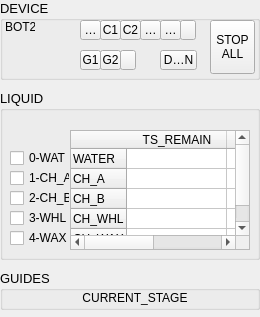
<?xml version="1.0" encoding="UTF-8"?>
<ui version="4.0">
 <class>MainWindow</class>
 <widget class="QMainWindow" name="MainWindow">
  <property name="geometry">
   <rect>
    <x>0</x>
    <y>0</y>
    <width>260</width>
    <height>317</height>
   </rect>
  </property>
  <property name="font">
   <font>
    <pointsize>9</pointsize>
   </font>
  </property>
  <property name="windowTitle">
   <string>BOT2</string>
  </property>
  <widget class="QWidget" name="centralwidget">
   <widget class="QGroupBox" name="group_robot">
    <property name="geometry">
     <rect>
      <x>0</x>
      <y>0</y>
      <width>260</width>
      <height>80</height>
     </rect>
    </property>
    <property name="font">
     <font>
      <pointsize>10</pointsize>
      <weight>50</weight>
      <bold>false</bold>
     </font>
    </property>
    <property name="title">
     <string>DEVICE</string>
    </property>
    <widget class="QToolButton" name="btn_stop_all">
     <property name="geometry">
      <rect>
       <x>210</x>
       <y>20</y>
       <width>45</width>
       <height>54</height>
      </rect>
     </property>
     <property name="font">
      <font>
       <pointsize>9</pointsize>
      </font>
     </property>
     <property name="text">
      <string>STOP
ALL</string>
     </property>
    </widget>
    <widget class="QLabel" name="led_lb_bot">
     <property name="geometry">
      <rect>
       <x>5</x>
       <y>20</y>
       <width>30</width>
       <height>14</height>
      </rect>
     </property>
     <property name="font">
      <font>
       <pointsize>9</pointsize>
       <weight>50</weight>
       <bold>false</bold>
      </font>
     </property>
     <property name="text">
      <string>BOT2</string>
     </property>
     <property name="alignment">
      <set>Qt::AlignLeading|Qt::AlignLeft|Qt::AlignVCenter</set>
     </property>
    </widget>
    <widget class="QToolButton" name="led_ch_a">
     <property name="geometry">
      <rect>
       <x>100</x>
       <y>20</y>
       <width>21</width>
       <height>20</height>
      </rect>
     </property>
     <property name="minimumSize">
      <size>
       <width>0</width>
       <height>14</height>
      </size>
     </property>
     <property name="maximumSize">
      <size>
       <width>1000</width>
       <height>25</height>
      </size>
     </property>
     <property name="font">
      <font>
       <pointsize>9</pointsize>
      </font>
     </property>
     <property name="toolTip">
      <string/>
     </property>
     <property name="toolTipDuration">
      <number>-1</number>
     </property>
     <property name="text">
      <string>C1</string>
     </property>
    </widget>
    <widget class="QToolButton" name="led_drain">
     <property name="geometry">
      <rect>
       <x>160</x>
       <y>50</y>
       <width>37</width>
       <height>20</height>
      </rect>
     </property>
     <property name="minimumSize">
      <size>
       <width>0</width>
       <height>20</height>
      </size>
     </property>
     <property name="maximumSize">
      <size>
       <width>40</width>
       <height>14</height>
      </size>
     </property>
     <property name="font">
      <font>
       <pointsize>9</pointsize>
      </font>
     </property>
     <property name="toolTip">
      <string/>
     </property>
     <property name="toolTipDuration">
      <number>-1</number>
     </property>
     <property name="text">
      <string>DRAIN</string>
     </property>
    </widget>
    <widget class="QToolButton" name="led_water_high">
     <property name="geometry">
      <rect>
       <x>80</x>
       <y>20</y>
       <width>21</width>
       <height>20</height>
      </rect>
     </property>
     <property name="minimumSize">
      <size>
       <width>0</width>
       <height>14</height>
      </size>
     </property>
     <property name="maximumSize">
      <size>
       <width>1000</width>
       <height>25</height>
      </size>
     </property>
     <property name="font">
      <font>
       <pointsize>9</pointsize>
      </font>
     </property>
     <property name="toolTip">
      <string/>
     </property>
     <property name="toolTipDuration">
      <number>-1</number>
     </property>
     <property name="text">
      <string>WAT</string>
     </property>
    </widget>
    <widget class="QToolButton" name="led_ch_b">
     <property name="geometry">
      <rect>
       <x>120</x>
       <y>20</y>
       <width>21</width>
       <height>20</height>
      </rect>
     </property>
     <property name="minimumSize">
      <size>
       <width>0</width>
       <height>14</height>
      </size>
     </property>
     <property name="maximumSize">
      <size>
       <width>1000</width>
       <height>25</height>
      </size>
     </property>
     <property name="font">
      <font>
       <pointsize>9</pointsize>
      </font>
     </property>
     <property name="toolTip">
      <string/>
     </property>
     <property name="toolTipDuration">
      <number>-1</number>
     </property>
     <property name="text">
      <string>C2</string>
     </property>
    </widget>
    <widget class="QToolButton" name="led_ch_whl">
     <property name="geometry">
      <rect>
       <x>140</x>
       <y>20</y>
       <width>21</width>
       <height>20</height>
      </rect>
     </property>
     <property name="minimumSize">
      <size>
       <width>0</width>
       <height>14</height>
      </size>
     </property>
     <property name="maximumSize">
      <size>
       <width>1000</width>
       <height>25</height>
      </size>
     </property>
     <property name="font">
      <font>
       <pointsize>9</pointsize>
      </font>
     </property>
     <property name="toolTip">
      <string/>
     </property>
     <property name="toolTipDuration">
      <number>-1</number>
     </property>
     <property name="text">
      <string>WHL</string>
     </property>
    </widget>
    <widget class="QToolButton" name="led_ch_wax">
     <property name="geometry">
      <rect>
       <x>160</x>
       <y>20</y>
       <width>21</width>
       <height>20</height>
      </rect>
     </property>
     <property name="minimumSize">
      <size>
       <width>0</width>
       <height>14</height>
      </size>
     </property>
     <property name="maximumSize">
      <size>
       <width>1000</width>
       <height>25</height>
      </size>
     </property>
     <property name="font">
      <font>
       <pointsize>9</pointsize>
      </font>
     </property>
     <property name="toolTip">
      <string/>
     </property>
     <property name="toolTipDuration">
      <number>-1</number>
     </property>
     <property name="text">
      <string>WAX</string>
     </property>
    </widget>
    <widget class="QToolButton" name="led_tcp_pump">
     <property name="geometry">
      <rect>
       <x>180</x>
       <y>20</y>
       <width>16</width>
       <height>20</height>
      </rect>
     </property>
     <property name="minimumSize">
      <size>
       <width>0</width>
       <height>14</height>
      </size>
     </property>
     <property name="maximumSize">
      <size>
       <width>1000</width>
       <height>25</height>
      </size>
     </property>
     <property name="font">
      <font>
       <pointsize>9</pointsize>
      </font>
     </property>
     <property name="toolTip">
      <string/>
     </property>
     <property name="toolTipDuration">
      <number>-1</number>
     </property>
     <property name="text">
      <string/>
     </property>
    </widget>
    <widget class="QToolButton" name="led_guides_data1">
     <property name="geometry">
      <rect>
       <x>80</x>
       <y>50</y>
       <width>21</width>
       <height>20</height>
      </rect>
     </property>
     <property name="minimumSize">
      <size>
       <width>0</width>
       <height>14</height>
      </size>
     </property>
     <property name="maximumSize">
      <size>
       <width>1000</width>
       <height>25</height>
      </size>
     </property>
     <property name="font">
      <font>
       <pointsize>9</pointsize>
      </font>
     </property>
     <property name="toolTip">
      <string/>
     </property>
     <property name="toolTipDuration">
      <number>-1</number>
     </property>
     <property name="text">
      <string>G1</string>
     </property>
    </widget>
    <widget class="QToolButton" name="led_guides_data2">
     <property name="geometry">
      <rect>
       <x>100</x>
       <y>50</y>
       <width>21</width>
       <height>20</height>
      </rect>
     </property>
     <property name="minimumSize">
      <size>
       <width>0</width>
       <height>14</height>
      </size>
     </property>
     <property name="maximumSize">
      <size>
       <width>1000</width>
       <height>25</height>
      </size>
     </property>
     <property name="font">
      <font>
       <pointsize>9</pointsize>
      </font>
     </property>
     <property name="toolTip">
      <string/>
     </property>
     <property name="toolTipDuration">
      <number>-1</number>
     </property>
     <property name="text">
      <string>G2</string>
     </property>
    </widget>
    <widget class="QToolButton" name="led_tcp_guides">
     <property name="geometry">
      <rect>
       <x>120</x>
       <y>50</y>
       <width>16</width>
       <height>20</height>
      </rect>
     </property>
     <property name="minimumSize">
      <size>
       <width>0</width>
       <height>14</height>
      </size>
     </property>
     <property name="maximumSize">
      <size>
       <width>1000</width>
       <height>25</height>
      </size>
     </property>
     <property name="font">
      <font>
       <pointsize>9</pointsize>
      </font>
     </property>
     <property name="toolTip">
      <string/>
     </property>
     <property name="toolTipDuration">
      <number>-1</number>
     </property>
     <property name="text">
      <string/>
     </property>
    </widget>
   </widget>
   <widget class="QGroupBox" name="group_robot_2">
    <property name="geometry">
     <rect>
      <x>0</x>
      <y>90</y>
      <width>260</width>
      <height>170</height>
     </rect>
    </property>
    <property name="font">
     <font>
      <pointsize>10</pointsize>
      <weight>50</weight>
      <bold>false</bold>
     </font>
    </property>
    <property name="title">
     <string>LIQUID</string>
    </property>
    <widget class="QCheckBox" name="btn_water">
     <property name="geometry">
      <rect>
       <x>10</x>
       <y>60</y>
       <width>60</width>
       <height>16</height>
      </rect>
     </property>
     <property name="minimumSize">
      <size>
       <width>40</width>
       <height>16</height>
      </size>
     </property>
     <property name="maximumSize">
      <size>
       <width>70</width>
       <height>16</height>
      </size>
     </property>
     <property name="font">
      <font>
       <pointsize>9</pointsize>
      </font>
     </property>
     <property name="text">
      <string>0-WAT</string>
     </property>
     <property name="checked">
      <bool>false</bool>
     </property>
    </widget>
    <widget class="QCheckBox" name="btn_ch_a">
     <property name="geometry">
      <rect>
       <x>10</x>
       <y>80</y>
       <width>60</width>
       <height>16</height>
      </rect>
     </property>
     <property name="minimumSize">
      <size>
       <width>40</width>
       <height>16</height>
      </size>
     </property>
     <property name="maximumSize">
      <size>
       <width>70</width>
       <height>16</height>
      </size>
     </property>
     <property name="font">
      <font>
       <pointsize>9</pointsize>
      </font>
     </property>
     <property name="text">
      <string>1-CH_A</string>
     </property>
     <property name="checked">
      <bool>false</bool>
     </property>
    </widget>
    <widget class="QCheckBox" name="btn_ch_b">
     <property name="geometry">
      <rect>
       <x>10</x>
       <y>100</y>
       <width>60</width>
       <height>16</height>
      </rect>
     </property>
     <property name="minimumSize">
      <size>
       <width>40</width>
       <height>16</height>
      </size>
     </property>
     <property name="maximumSize">
      <size>
       <width>70</width>
       <height>16</height>
      </size>
     </property>
     <property name="font">
      <font>
       <pointsize>9</pointsize>
      </font>
     </property>
     <property name="text">
      <string>2-CH_B</string>
     </property>
     <property name="checked">
      <bool>false</bool>
     </property>
    </widget>
    <widget class="QCheckBox" name="btn_ch_whl">
     <property name="geometry">
      <rect>
       <x>10</x>
       <y>120</y>
       <width>60</width>
       <height>16</height>
      </rect>
     </property>
     <property name="minimumSize">
      <size>
       <width>40</width>
       <height>16</height>
      </size>
     </property>
     <property name="maximumSize">
      <size>
       <width>70</width>
       <height>16</height>
      </size>
     </property>
     <property name="font">
      <font>
       <pointsize>9</pointsize>
      </font>
     </property>
     <property name="text">
      <string>3-WHL</string>
     </property>
     <property name="checked">
      <bool>false</bool>
     </property>
    </widget>
    <widget class="QCheckBox" name="btn_ch_wax">
     <property name="geometry">
      <rect>
       <x>10</x>
       <y>140</y>
       <width>60</width>
       <height>16</height>
      </rect>
     </property>
     <property name="minimumSize">
      <size>
       <width>40</width>
       <height>16</height>
      </size>
     </property>
     <property name="maximumSize">
      <size>
       <width>70</width>
       <height>16</height>
      </size>
     </property>
     <property name="font">
      <font>
       <pointsize>9</pointsize>
      </font>
     </property>
     <property name="text">
      <string>4-WAX</string>
     </property>
     <property name="checked">
      <bool>false</bool>
     </property>
    </widget>
    <widget class="QTableWidget" name="table_liquids">
     <property name="geometry">
      <rect>
       <x>70</x>
       <y>40</y>
       <width>180</width>
       <height>120</height>
      </rect>
     </property>
     <attribute name="verticalHeaderDefaultSectionSize">
      <number>20</number>
     </attribute>
     <row>
      <property name="text">
       <string>WATER</string>
      </property>
      <property name="font">
       <font>
        <pointsize>9</pointsize>
       </font>
      </property>
     </row>
     <row>
      <property name="text">
       <string>CH_A</string>
      </property>
      <property name="font">
       <font>
        <pointsize>9</pointsize>
       </font>
      </property>
     </row>
     <row>
      <property name="text">
       <string>CH_B</string>
      </property>
      <property name="font">
       <font>
        <pointsize>9</pointsize>
       </font>
      </property>
     </row>
     <row>
      <property name="text">
       <string>CH_WHL</string>
      </property>
      <property name="font">
       <font>
        <pointsize>9</pointsize>
       </font>
      </property>
     </row>
     <row>
      <property name="text">
       <string>CH_WAX</string>
      </property>
      <property name="font">
       <font>
        <pointsize>9</pointsize>
       </font>
      </property>
     </row>
     <column>
      <property name="text">
       <string>TS_REMAIN</string>
      </property>
      <property name="font">
       <font>
        <pointsize>9</pointsize>
       </font>
      </property>
     </column>
     <column>
      <property name="text">
       <string>LEVEL</string>
      </property>
      <property name="font">
       <font>
        <pointsize>9</pointsize>
       </font>
      </property>
     </column>
     <item row="0" column="0">
      <property name="text">
       <string/>
      </property>
     </item>
     <item row="1" column="0">
      <property name="text">
       <string/>
      </property>
     </item>
    </widget>
   </widget>
   <widget class="QGroupBox" name="group_robot_3">
    <property name="geometry">
     <rect>
      <x>0</x>
      <y>270</y>
      <width>260</width>
      <height>40</height>
     </rect>
    </property>
    <property name="font">
     <font>
      <pointsize>10</pointsize>
      <weight>50</weight>
      <bold>false</bold>
     </font>
    </property>
    <property name="title">
     <string>GUIDES</string>
    </property>
    <widget class="QLabel" name="guides_show">
     <property name="geometry">
      <rect>
       <x>60</x>
       <y>20</y>
       <width>150</width>
       <height>16</height>
      </rect>
     </property>
     <property name="font">
      <font>
       <pointsize>9</pointsize>
      </font>
     </property>
     <property name="text">
      <string>CURRENT_STAGE</string>
     </property>
     <property name="alignment">
      <set>Qt::AlignCenter</set>
     </property>
    </widget>
   </widget>
  </widget>
 </widget>
 <resources/>
 <connections/>
</ui>
